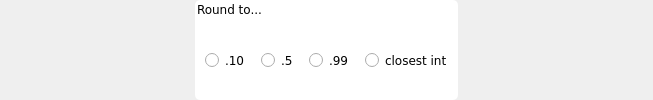
            <widget class="QWidget" name="bottomOptions" native="true">
             <layout class="QHBoxLayout" name="horizontalLayout_3">
              <property name="spacing">
               <number>0</number>
              </property>
              <property name="leftMargin">
               <number>0</number>
              </property>
              <property name="topMargin">
               <number>0</number>
              </property>
              <property name="rightMargin">
               <number>0</number>
              </property>
              <property name="bottomMargin">
               <number>0</number>
              </property>
              <item>
               <spacer name="horizontalSpacer_22">
                <property name="orientation">
                 <enum>Qt::Horizontal</enum>
                </property>
                <property name="sizeHint" stdset="0">
                 <size>
                  <width>195</width>
                  <height>20</height>
                 </size>
                </property>
               </spacer>
              </item>
              <item>
               <widget class="QGroupBox" name="rounding">
                <property name="minimumSize">
                 <size>
                  <width>250</width>
                  <height>0</height>
                 </size>
                </property>
                <property name="font">
                 <font>
                  <family>Verdana</family>
                 </font>
                </property>
                <property name="styleSheet">
                 <string notr="true">background-color: rgb(255, 255, 255);
border-radius: 5px;
padding-top: 10px;
</string>
                </property>
                <property name="title">
                 <string>Round to...</string>
                </property>
                <layout class="QHBoxLayout" name="horizontalLayout_4">
                 <property name="spacing">
                  <number>15</number>
                 </property>
                 <property name="leftMargin">
                  <number>10</number>
                 </property>
                 <property name="topMargin">
                  <number>10</number>
                 </property>
                 <property name="rightMargin">
                  <number>10</number>
                 </property>
                 <property name="bottomMargin">
                  <number>10</number>
                 </property>
                 <item>
                  <widget class="QRadioButton" name="roundTo10">
                   <property name="font">
                    <font>
                     <family>Verdana</family>
                    </font>
                   </property>
                   <property name="text">
                    <string>.10</string>
                   </property>
                  </widget>
                 </item>
                 <item>
                  <widget class="QRadioButton" name="roundTo5">
                   <property name="font">
                    <font>
                     <family>Verdana</family>
                    </font>
                   </property>
                   <property name="text">
                    <string>.5</string>
                   </property>
                  </widget>
                 </item>
                 <item>
                  <widget class="QRadioButton" name="roundTo99">
                   <property name="font">
                    <font>
                     <family>Verdana</family>
                    </font>
                   </property>
                   <property name="text">
                    <string>.99</string>
                   </property>
                  </widget>
                 </item>
                 <item>
                  <widget class="QRadioButton" name="roundToInt">
                   <property name="font">
                    <font>
                     <family>Verdana</family>
                    </font>
                   </property>
                   <property name="text">
                    <string>closest int</string>
                   </property>
                  </widget>
                 </item>
                </layout>
               </widget>
              </item>
              <item>
               <spacer name="horizontalSpacer_23">
                <property name="orientation">
                 <enum>Qt::Horizontal</enum>
                </property>
                <property name="sizeHint" stdset="0">
                 <size>
                  <width>195</width>
                  <height>20</height>
                 </size>
                </property>
               </spacer>
              </item>
             </layout>
            </widget>
